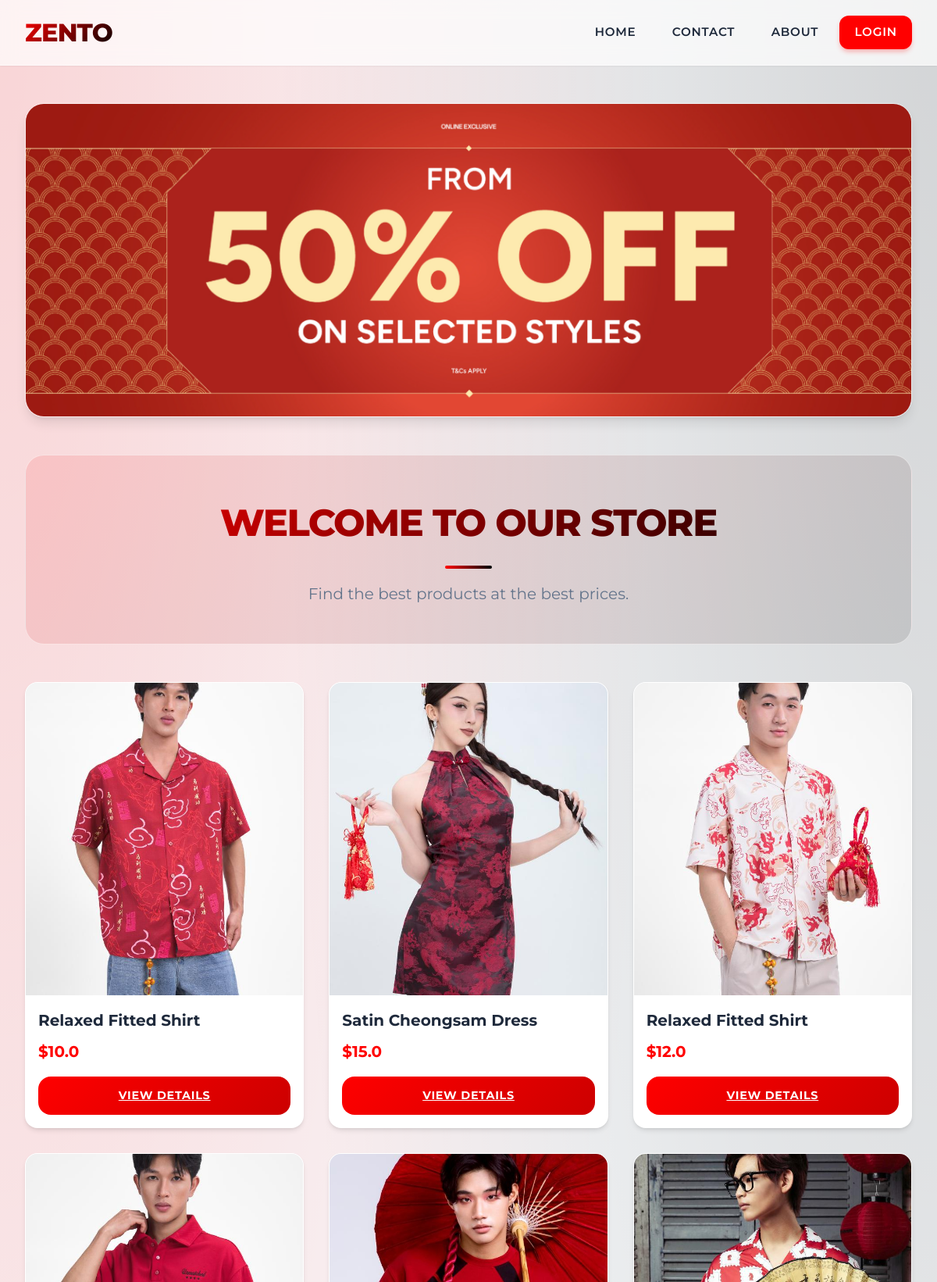
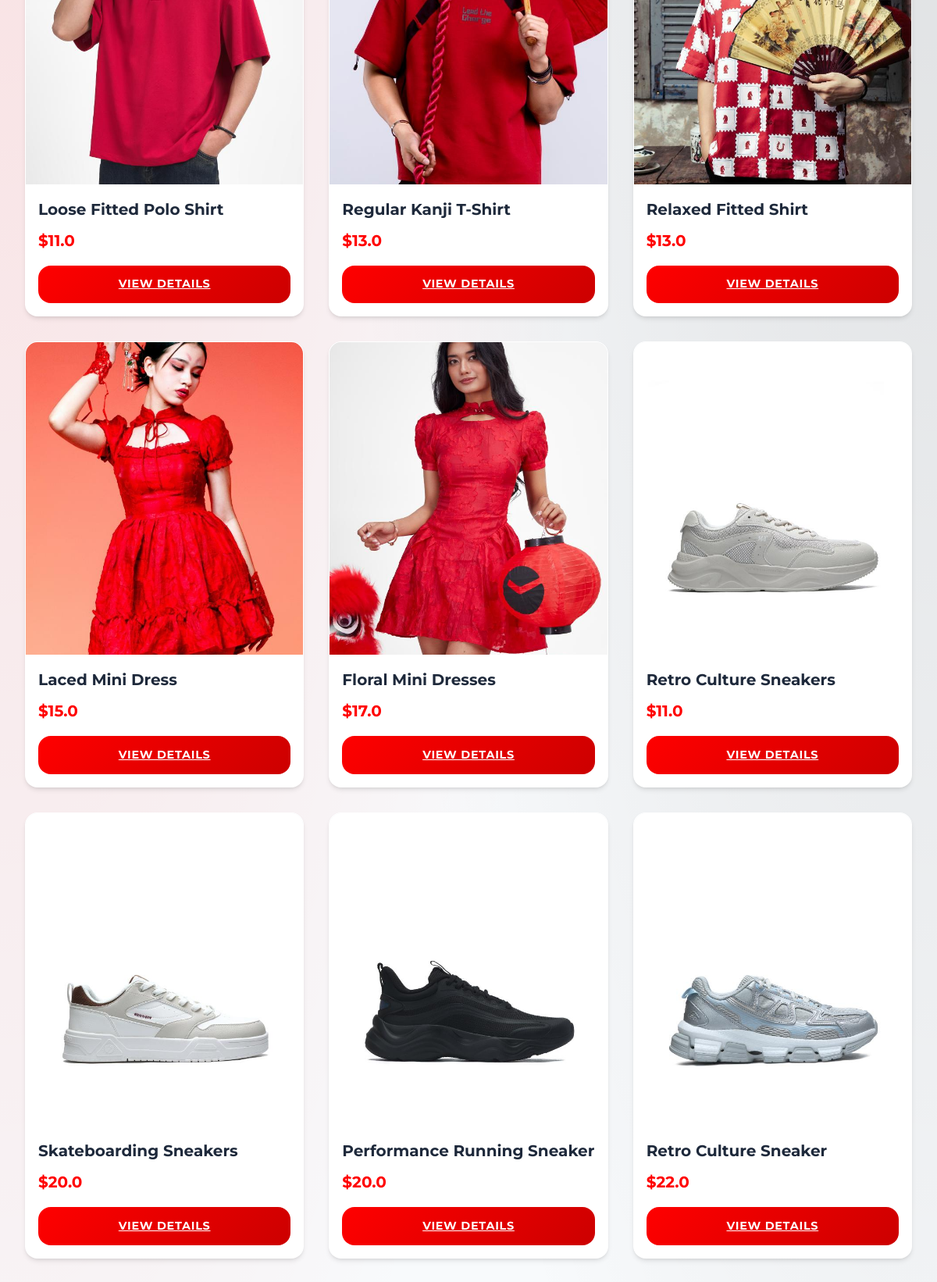
The page / (upper part) on the database its author committed (2 pictures, top to bottom).
### models.py (models this page shows, shortened)
class Product(db.Model):
    id = db.Column(db.Integer, primary_key=True)
    name = db.Column(db.String(100), nullable=False)
    description = db.Column(db.Text, nullable=False)
    price = db.Column(db.Float, nullable=False)
    image_file = db.Column(db.String(200), default='default_product.jpg')
    category_id = db.Column(db.Integer, db.ForeignKey('category.id'), nullable=True) # nullable=True for now to avoid breaking existing data if strict
    category = db.relationship('Category', backref=db.backref('products', lazy=True))

### main/routes.py (the view)
@bp.route('/')
def home():
    products = Product.query.all()
    return render_template('home.html', products=products)

### templates/home.html (shortened to what this page needs)
{% extends "master.html" %}
{% block content %}
<section id="shop-home">
    <div class="banner-slider">
        <div class="banner-slide">
            <img src="{{ url_for('static', filename='image/1.png') }}" alt="Banner 1">
        </div>
    </div>
    <div class="hero">
        <h2>Welcome to Our Store</h2>
        <p>Find the best products at the best prices.</p>
    </div>
    <div class="product-grid">
        {% for product in products %}
        <div class="product-card">
            <img src="{{ url_for('static', filename='product_images/' + product.image_file) }}" alt="{{ product.name }}"
                onerror="this.src='https://via.placeholder.com/200'">
            <h3>{{ product.name }}</h3>
            <p class="price">${{ product.price }}</p>
            <a href="{{ url_for('main.product_details', product_id=product.id) }}" class="btn-primary">View Details</a>
        </div>
        {% endfor %}
    </div>
</section>
{% endblock %}

### templates/master.html (shortened to what this page needs)
<!DOCTYPE html>
<html lang="en">
<head>
    <link rel="stylesheet" href="{{ url_for('static', filename='style.css') }}">
</head>
<body>
    <header>
        <div class="top-header">
            <h1>Zento</h1>
            <nav>
                <a href="{{ url_for('main.home') }}">Home</a>
                <a href="{{ url_for('main.contact') }}">Contact</a>
                <a href="{{ url_for('main.about') }}">About</a>
                {% if current_user.is_authenticated %}
                <a href="{{ url_for('main.cart') }}" class="nav-btn">Cart ({{ cart_count }})</a>
                {% if current_user.is_admin %}
                <a href="{{ url_for('admin.dashboard') }}" class="nav-btn"
                    style="background-color: var(--accent);">Admin Panel</a>
                {% endif %}
                <a href="{{ url_for('auth.logout') }}" class="nav-btn"
                    style="background-color: var(--secondary) !important;">Logout</a>
                {% else %}
                <a href="{{ url_for('auth.login') }}" class="nav-btn">Login</a>
                {% endif %}
            </nav>
        </div>
    </header>
    <main>
        {% block content %}{% endblock %}
    </main>
</body>
</html>

### rows shown on the page
Product: image_file (picture), name "Relaxed Fitted Shirt", price "10.0"
Product: image_file (picture), name "Satin Cheongsam Dress", price "15.0"
Product: image_file (picture), name "Relaxed Fitted Shirt", price "12.0"
Product: image_file (picture), name "Loose Fitted Polo Shirt", price "11.0"
Product: image_file (picture), name "Regular Kanji T-Shirt", price "13.0"
Product: image_file (picture), name "Relaxed Fitted Shirt", price "13.0"
Product: image_file (picture), name "Laced Mini Dress", price "15.0"
Product: image_file (picture), name "Floral Mini Dresses", price "17.0"
Product: image_file (picture), name "Retro Culture Sneakers", price "11.0"
Product: image_file (picture), name "Skateboarding Sneakers", price "20.0"
Product: image_file (picture), name "Performance Running Sneaker", price "20.0"
Product: image_file (picture), name "Retro Culture Sneaker", price "22.0"
